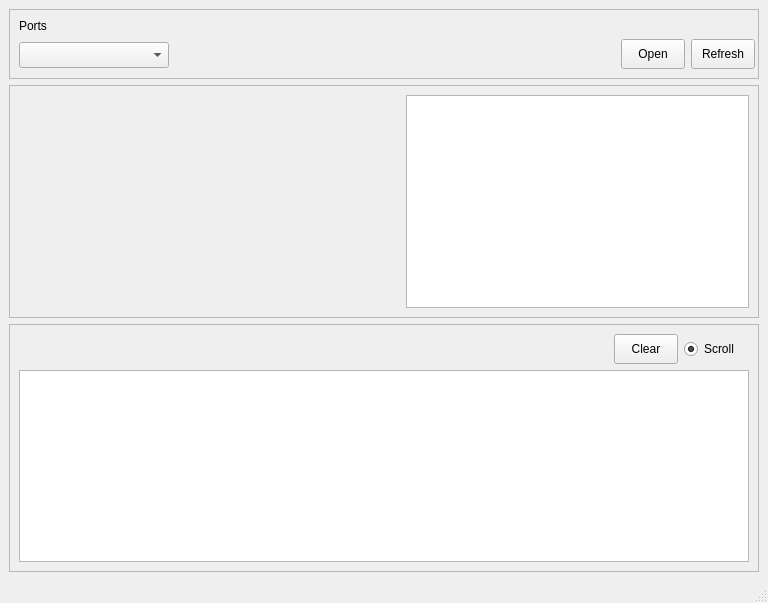
<?xml version="1.0" encoding="UTF-8"?>
<ui version="4.0">
 <class>MainWindow</class>
 <widget class="QMainWindow" name="MainWindow">
  <property name="geometry">
   <rect>
    <x>0</x>
    <y>0</y>
    <width>768</width>
    <height>603</height>
   </rect>
  </property>
  <property name="windowTitle">
   <string>MainWindow</string>
  </property>
  <widget class="QWidget" name="centralwidget">
   <layout class="QVBoxLayout" name="verticalLayout">
    <item>
     <widget class="QFrame" name="frame">
      <property name="frameShape">
       <enum>QFrame::Shape::StyledPanel</enum>
      </property>
      <property name="frameShadow">
       <enum>QFrame::Shadow::Raised</enum>
      </property>
      <layout class="QVBoxLayout" name="verticalLayout_4">
       <item>
        <widget class="QLabel" name="label">
         <property name="text">
          <string>Ports</string>
         </property>
        </widget>
       </item>
       <item>
        <layout class="QHBoxLayout" name="horizontalLayout_2">
         <item>
          <widget class="QComboBox" name="cmbSerialPorts">
           <property name="minimumSize">
            <size>
             <width>150</width>
             <height>26</height>
            </size>
           </property>
           <property name="maximumSize">
            <size>
             <width>129</width>
             <height>23</height>
            </size>
           </property>
          </widget>
         </item>
         <item>
          <layout class="QFormLayout" name="formLayout_3">
           <property name="formAlignment">
            <set>Qt::AlignmentFlag::AlignRight|Qt::AlignmentFlag::AlignTop|Qt::AlignmentFlag::AlignTrailing</set>
           </property>
           <item row="0" column="0">
            <widget class="QPushButton" name="btnOpenSerialPort">
             <property name="minimumSize">
              <size>
               <width>64</width>
               <height>30</height>
              </size>
             </property>
             <property name="maximumSize">
              <size>
               <width>54</width>
               <height>24</height>
              </size>
             </property>
             <property name="text">
              <string>Open</string>
             </property>
            </widget>
           </item>
           <item row="0" column="1">
            <widget class="QPushButton" name="btnRefreshSerialPort">
             <property name="minimumSize">
              <size>
               <width>64</width>
               <height>30</height>
              </size>
             </property>
             <property name="maximumSize">
              <size>
               <width>64</width>
               <height>24</height>
              </size>
             </property>
             <property name="text">
              <string>Refresh</string>
             </property>
            </widget>
           </item>
          </layout>
         </item>
        </layout>
       </item>
      </layout>
     </widget>
    </item>
    <item>
     <widget class="QFrame" name="frame_2">
      <property name="frameShape">
       <enum>QFrame::Shape::StyledPanel</enum>
      </property>
      <property name="frameShadow">
       <enum>QFrame::Shadow::Raised</enum>
      </property>
      <layout class="QVBoxLayout" name="verticalLayout_3">
       <item>
        <layout class="QGridLayout" name="gridLayout_2">
         <item row="0" column="0">
          <widget class="QWidget" name="wdg3dviewer" native="true">
           <property name="minimumSize">
            <size>
             <width>381</width>
             <height>211</height>
            </size>
           </property>
          </widget>
         </item>
         <item row="0" column="1">
          <widget class="QGraphicsView" name="graphX"/>
         </item>
        </layout>
       </item>
      </layout>
     </widget>
    </item>
    <item>
     <widget class="QFrame" name="frame_3">
      <property name="frameShape">
       <enum>QFrame::Shape::StyledPanel</enum>
      </property>
      <property name="frameShadow">
       <enum>QFrame::Shadow::Raised</enum>
      </property>
      <layout class="QVBoxLayout" name="verticalLayout_2">
       <item>
        <layout class="QFormLayout" name="formLayout">
         <property name="formAlignment">
          <set>Qt::AlignmentFlag::AlignRight|Qt::AlignmentFlag::AlignTop|Qt::AlignmentFlag::AlignTrailing</set>
         </property>
         <item row="0" column="0">
          <widget class="QPushButton" name="btnLogClear">
           <property name="minimumSize">
            <size>
             <width>64</width>
             <height>30</height>
            </size>
           </property>
           <property name="maximumSize">
            <size>
             <width>48</width>
             <height>24</height>
            </size>
           </property>
           <property name="text">
            <string>Clear</string>
           </property>
          </widget>
         </item>
         <item row="0" column="1">
          <widget class="QRadioButton" name="rbnLogScroll">
           <property name="minimumSize">
            <size>
             <width>0</width>
             <height>30</height>
            </size>
           </property>
           <property name="maximumSize">
            <size>
             <width>71</width>
             <height>24</height>
            </size>
           </property>
           <property name="text">
            <string>Scroll</string>
           </property>
           <property name="checked">
            <bool>true</bool>
           </property>
          </widget>
         </item>
        </layout>
       </item>
       <item>
        <widget class="QListWidget" name="ltwOutSerialPort"/>
       </item>
      </layout>
     </widget>
    </item>
   </layout>
  </widget>
  <widget class="QMenuBar" name="menubar">
   <property name="geometry">
    <rect>
     <x>0</x>
     <y>0</y>
     <width>768</width>
     <height>21</height>
    </rect>
   </property>
  </widget>
  <widget class="QStatusBar" name="statusbar"/>
 </widget>
 <resources/>
 <connections/>
</ui>
